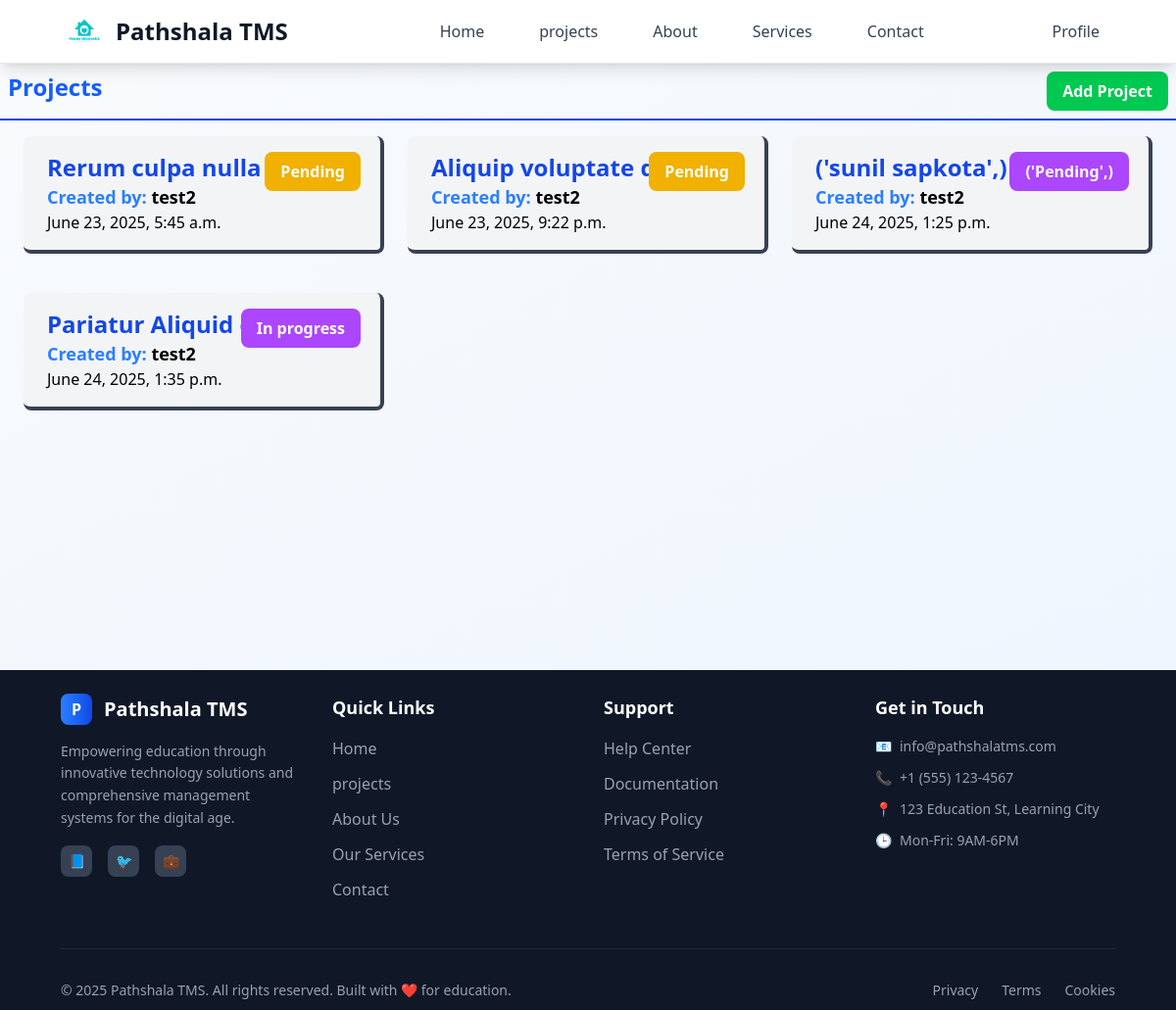
The app's page /employer/projects (signed in), older data.
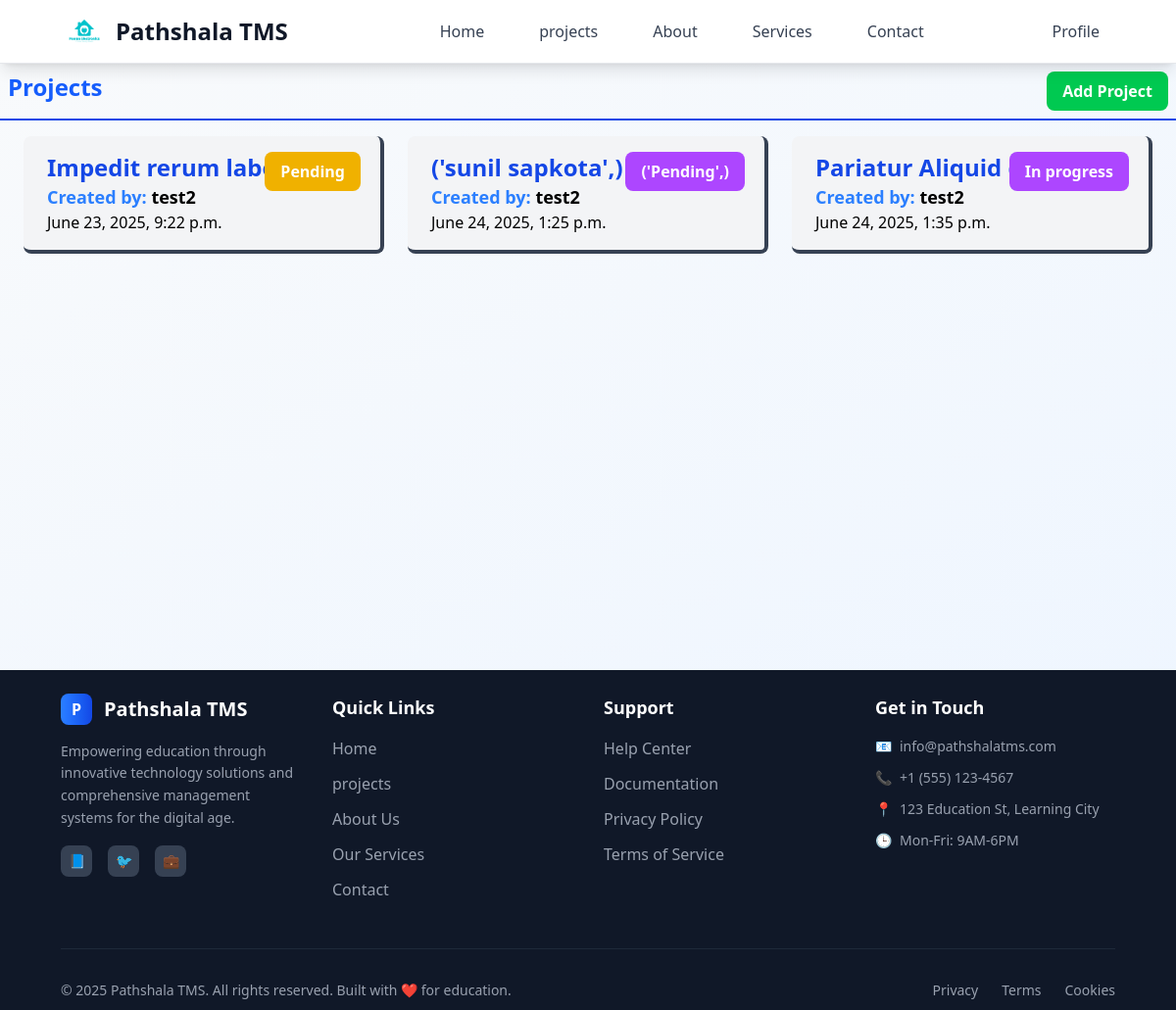
The same page, newer data.
### projects/models.py (models this page shows, shortened)
class Project(models.Model):
    class StatusOption(models.TextChoices):
        PENDING="Pending","Pending"
        IN_PROGRESS= "In progress","In progress"
        COMPLETED="Completed","completed"
        CANCELED= "Canceled","canceled"
    title=models.CharField(max_length=25)
    description=models.TextField( max_length=50 ,blank=True )
    user=models.ForeignKey(User,on_delete=models.CASCADE)
    created_at=models.DateTimeField( editable=False, auto_now_add=True)
    status=models.CharField(choices=StatusOption,default=StatusOption.PENDING)
    update_at=models.DateTimeField( auto_now=True, null=True, blank=True,editable=False)

### projects/views.py (the view)
# urls.py: path('projects',employerProjects),
@login_required(login_url="/login")
def employerProjects(request):
    role=request.user.profile.role
    projects=Project.objects.filter(user=request.user)
    if role=="employer":
        return render (request,"pages/employer/project/project_page.html",{"projects":projects})
    else:
        return redirect('/emplyee/projects')

### templates/pages/employer/project/project_page.html (shortened to what this page needs)
{% extends 'layouts/main.html' %} {% block content %}
<div class="flex flex-col">
  <div class="flex p-2 mb-2 justify-between border-b-2 border-blue-700">
    <h1 class="text-blue-600 text-center text-2xl font-bold">Projects</h1>
    <div class="flex ms-auto">
      <a
        class="px-4 py-2 rounded-lg bg-green-500 text-white font-bold"
        href="/employer/register_project"
        >Add Project</a
      >
    </div>
  </div>
  {%if projects%}
  <div class="grid grid-cols-1 md:grid-cols-2 lg:grid-cols-3 gap-6 mx-6">
    {% for project in projects %}
    <a href="/employer/project_details/{{project.id}}">
      <div
        class="relative bg-gray-100 hover:bg-gray-200 hover:scale-[102%] transition:ease-in-out duration-300 border-b-4 border-r-4 border-gray-700 rounded-lg py-4 px-6 my-2"
      >
        <div>
          <div class="text-2xl font-bold text-blue-700">
            {{ project.title }}
          </div>
        </div>
        <span
          class="{% if project.status == 'Active' %}bg-blue-500 {% elif project.status == 'Completed' %}bg-green-500 {% elif project.status == 'Pending' %}bg-yellow-500 {% elif project.status == 'In Progress' %}bg-blue-500 {% else %}bg-purple-500 {% endif %} absolute top-0 right-5 z-5 px-4 py-2 rounded-lg text-white font-bold my-4"
        >
          {{ project.status }}
        </span>
        <div class="text-lg font-semibold">
          <span class="text-blue-500">Created by: </span>{{ project.user }}
        </div>
        <div>{{ project.created_at }}</div>
      </div>
    </a>
    {% endfor %}
  </div>
  {%endif%}
</div>
{% endblock %}

Row changes from the older to the newer data that the page shows:
removed Project: title "Rerum culpa nulla in", status "Pending", user "test2", created_at "June 23, 2025, 5:45 a.m."
changed Project "Pending": title "Aliquip voluptate di" → "Impedit rerum labor"
